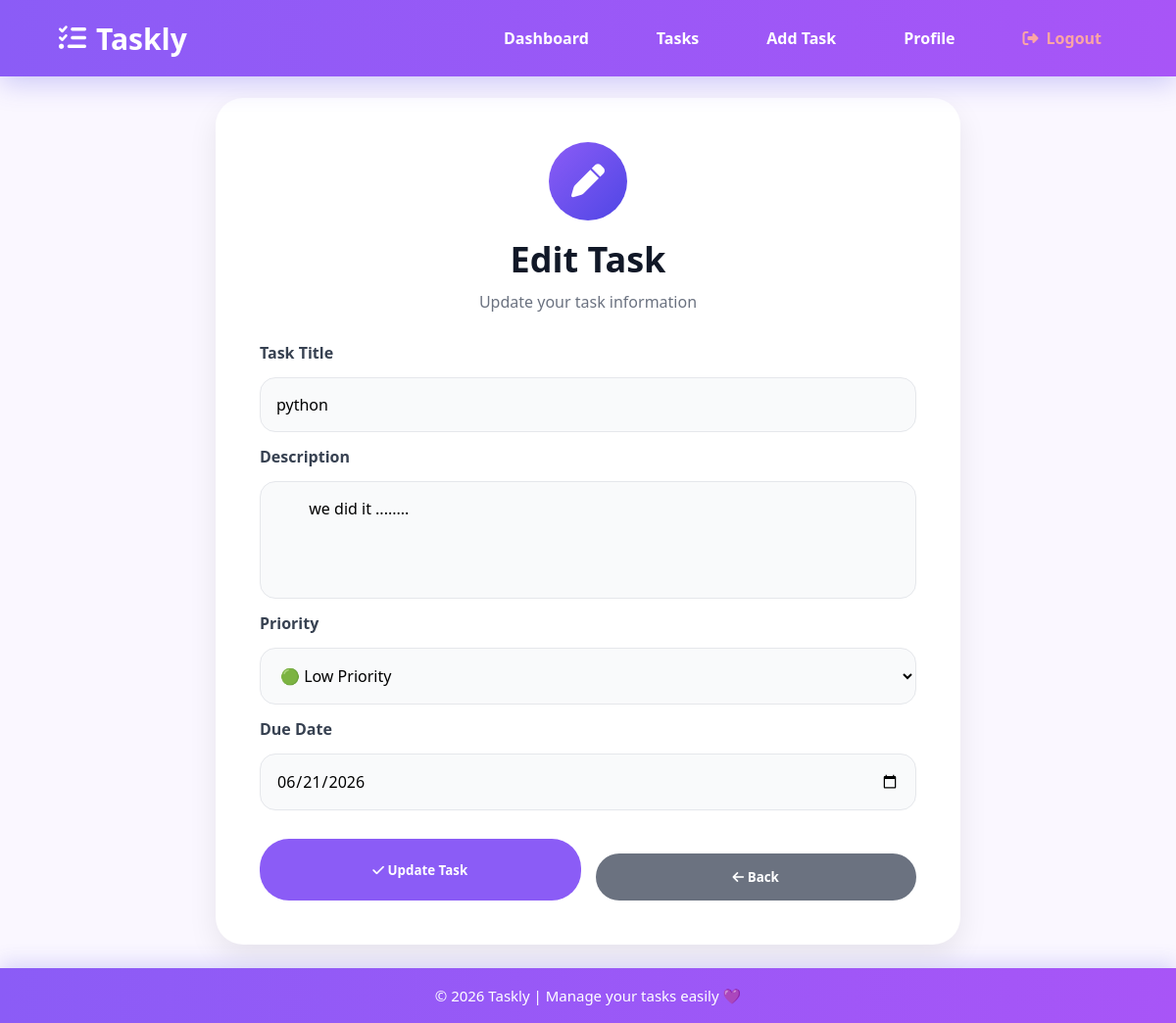
The page /edit-task/11 (signed in) on the database its author committed.
### tables this page shows
CREATE TABLE tasks (
    id INTEGER PRIMARY KEY AUTOINCREMENT,
    title TEXT NOT NULL,
    description TEXT,
    due_date DATE,
    priority TEXT NOT NULL CHECK(priority IN ('Low', 'Medium', 'High')),
    status TEXT NOT NULL DEFAULT 'In Progress',
    user_id INTEGER NOT NULL, category_id INTEGER,
    FOREIGN KEY (user_id) REFERENCES users(id)
);

### app.py (the view, shortened to what this page needs)
@app.route("/edit-task/<int:task_id>", methods=["GET", "POST"])
def edit_task(task_id):
    if "user_id" not in session:
        return redirect(url_for("login"))
    conn = get_db()
    task = conn.execute(
        "SELECT * FROM tasks WHERE id = ? AND user_id = ?",
        (task_id, session["user_id"])
    ).fetchone()
    if task is None:
        conn.close()
        return "Task not found"
    conn.close()
    return render_template("edit_task.html", task=task)

### app.py (called while the page is built)
def get_db():
    conn = sqlite3.connect("taskly.db")
    conn.row_factory = sqlite3.Row
    return conn

### templates/edit_task.html (shortened to what this page needs)
{% extends "layout.html" %}
{% block content %}
<div class="edit-task-card">
    <div class="edit-task-header">
        <div class="edit-task-icon">
            <i class="fa-solid fa-pen"></i>
        </div>
        <h1>Edit Task</h1>
        <p>Update your task information</p>
    </div>
    <form method="POST" class="task-form">
        <label>Task Title</label>
        <input type="text" name="title" value="{{ task['title'] }}" required>
        <label>Description</label>
        <textarea name="description">{{ task['description'] }}</textarea>
        <label>Priority</label>
        <select name="priority">
            <option value="Low" {% if task['priority'] == 'Low' %}selected{% endif %}>🟢 Low Priority</option>
        </select>
        <label>Due Date</label>
        <input type="date" name="due_date" value="{{ task['due_date'] }}" required>
        <div class="form-actions">
            <button type="submit" class="save-btn">
                <i class="fa-solid fa-check"></i>
                Update Task
            </button>
            <button type="button" class="back-btn" onclick="history.back()">
                <i class="fa-solid fa-arrow-left"></i>
                Back
            </button>
        </div>
    </form>
</div>
{% endblock %}

### static/css/style.css (style rules this page uses)
* { margin: 0; padding: 0; box-sizing: border-box; font-family: "Segoe UI", sans-serif; }
body { min-height: 100svh; display: flex; justify-content: center; align-items: center; background: #faf7ff; padding-top: 100px; padding-bottom: 80px; }
.back-btn { display: block; width: 100%; padding: 15px; margin-top: 15px; text-align: center; text-decoration: none; color: white; border-radius: 30px; background: linear-gradient(90deg,#5b5fff,#8b5cf6); }
.task-form { display: flex; flex-direction: column; gap: 14px; }
.task-form label { font-weight: bold; color: #374151; }
.task-form input, .task-form textarea, .task-form select { width: 100%; padding: 16px; border: 1px solid #e5e7eb; border-radius: 16px; font-size: 16px; outline: none; background: #f9fafb; }
.task-form textarea { height: 120px; resize: none; }
.form-actions { display: flex; gap: 15px; margin-top: 15px; }
.save-btn, .back-btn { flex: 1; border: none; padding: 15px; border-radius: 30px; color: white; font-weight: bold; cursor: pointer; }
.save-btn { background: #8b5cf6; }
.back-btn { background: #6b7280; }
.edit-task-card { width: 760px; max-width: 90%; background: white; padding: 45px; border-radius: 28px; box-shadow: 0 12px 30px rgba(0,0,0,.08); }
.edit-task-header { text-align: center; margin-bottom: 30px; }
.edit-task-icon { width: 80px; height: 80px; margin: 0 auto 15px; border-radius: 50%; background: linear-gradient(135deg,#8b5cf6,#4f46e5); color: white; display: flex; align-items: center; justify-content: center; font-size: 34px; }
.edit-task-header h1 { font-size: 36px; color: #111827; }
.edit-task-header p { color: #6b7280; margin-top: 8px; }

### rows shown on the page
tasks: title "python", description "we did it ........", priority "🟢 Low Priority", due_date "06/21/2026"
